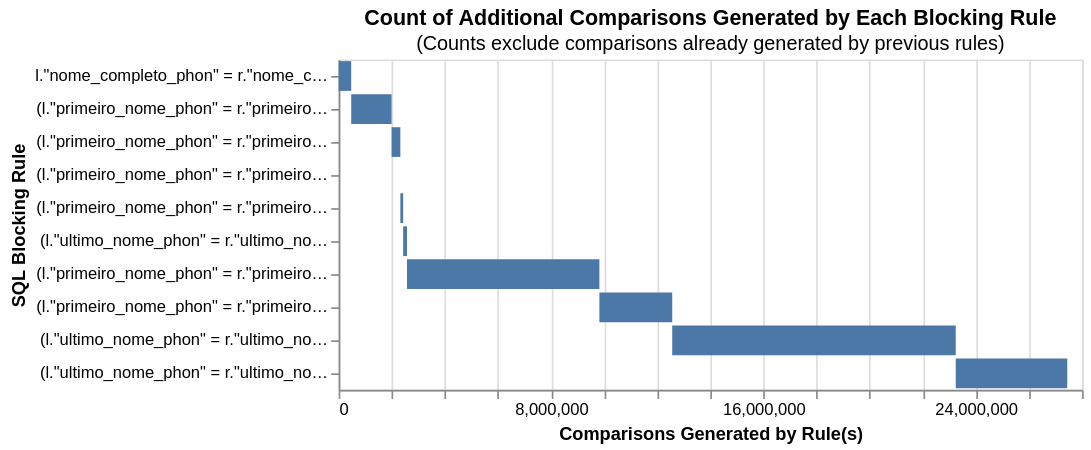

Write notebook code for a chart like this one.
### Code cell
# Análise de blocking só entre origens (link_only), na amostra ou na base completa.
con.execute(f'''
CREATE OR REPLACE VIEW splink_analysis_censo AS
SELECT * FROM {analysis_table} WHERE origem = 'censo'
''')
con.execute(f'''
CREATE OR REPLACE VIEW splink_analysis_cpf AS
SELECT * FROM {analysis_table} WHERE origem = 'cpf'
''')

cumulative_comparisons_to_be_scored_from_blocking_rules_chart(
    table_or_tables=['splink_analysis_censo', 'splink_analysis_cpf'],
    blocking_rules=blocking_rules,
    db_api=db_api,
    link_type='link_only',
)

### Figure 1 — Vega-Lite specification as saved in the notebook (floating-point values rounded to 4 significant figures)
{"config": {"view": {"continuousWidth": 300, "continuousHeight": 300}}, "data": {"name": "data-81d3a4ec938ecb19e88799da6c77751b"}, "mark": "bar", "encoding": {"order": {"field": "cumulative_rows"}, "tooltip": [{"field": "blocking_rule", "title": "SQL Condition", "type": "nominal"}, {"field": "row_count", "format": ",", "title": "Comparisons Generated", "type": "quantitative"}, {"field": "cumulative_rows", "format": ",", "title": "Cumulative Comparisons", "type": "quantitative"}, {"field": "cartesian", "format": ",", "title": "Total comparisons in Cartesian product", "type": "quantitative"}], "x": {"field": "start", "title": "Comparisons Generated by Rule(s)", "type": "quantitative"}, "x2": {"field": "cumulative_rows"}, "y": {"field": "blocking_rule", "sort": ["-x2"], "title": "SQL Blocking Rule"}}, "height": {"step": 20}, "title": {"text": "Count of Additional Comparisons Generated by Each Blocking Rule", "subtitle": "(Counts exclude comparisons already generated by previous rules)"}, "width": 450, "$schema": "https://vega.github.io/schema/vega-lite/v5.9.3.json", "datasets": {"data-81d3a4ec938ecb19e88799da6c77751b": [{"blocking_rule": "l.\"nome_completo_phon\" = r.\"nome_completo_phon\"", "row_count": 472507, "cumulative_rows": 472507, "cartesian": 247608398784, "match_key": "0", "start": 0}, {"blocking_rule": "(l.\"primeiro_nome_phon\" = r.\"primeiro_nome_phon\") AND (l.\"ultimo_nome_phon\" = r.\"ultimo_nome_phon\") AND (l.\"sexo\" = r.\"sexo\") AND (l.\"ano_nascimento\" = r.\"ano_nascimento\")", "row_count": 1520473, "cumulative_rows": 1992980, "cartesian": 247608398784, "match_key": "1", "start": 472507}, {"blocking_rule": "(l.\"primeiro_nome_phon\" = r.\"primeiro_nome_phon\") AND (l.\"ultimo_nome_phon\" = r.\"ultimo_nome_phon\") AND (l.\"sexo\" = r.\"sexo\") AND (l.\"mes_nascimento\" = r.\"mes_nascimento\") AND (l.\"dia_nascimento\" = r.\"dia_nascimento\")", "row_count": 330555, "cumulative_rows": 2323535, "cartesian": 247608398784, "match_key": "2", "start": 1992980}, {"blocking_rule": "(l.\"primeiro_nome_phon\" = r.\"primeiro_nome_phon\") AND (l.\"ultimo_nome_phon\" = r.\"ultimo_nome_phon\") AND (l.\"sexo\" = r.\"sexo\") AND (l.\"mes_nascimento\" = r.\"mes_nascimento\") AND (l.\"ano_nascimento\" = r.\"ano_nascimento\")", "row_count": 0, "cumulative_rows": 2323535, "cartesian": 247608398784, "match_key": "3", "start": 2323535}, {"blocking_rule": "(l.\"primeiro_nome_phon\" = r.\"primeiro_nome_phon\") AND (l.\"sexo\" = r.\"sexo\") AND (l.\"data_nascimento\" = r.\"data_nascimento\")", "row_count": 105620, "cumulative_rows": 2429155, "cartesian": 247608398784, "match_key": "4", "start": 2323535}, {"blocking_rule": "(l.\"ultimo_nome_phon\" = r.\"ultimo_nome_phon\") AND (l.\"sexo\" = r.\"sexo\") AND (l.\"data_nascimento\" = r.\"data_nascimento\")", "row_count": 144806, "cumulative_rows": 2573961, "cartesian": 247608398784, "match_key": "5", "start": 2429155}, {"blocking_rule": "(l.\"primeiro_nome_phon\" = r.\"primeiro_nome_phon\") AND (l.\"sexo\" = r.\"sexo\") AND (l.\"mes_nascimento\" = r.\"mes_nascimento\") AND (l.\"dia_nascimento\" = r.\"dia_nascimento\")", "row_count": 7246475, "cumulative_rows": 9820436, "cartesian": 247608398784, "match_key": "6", "start": 2573961}, {"blocking_rule": "(l.\"primeiro_nome_phon\" = r.\"primeiro_nome_phon\") AND (l.\"sexo\" = r.\"sexo\") AND (l.\"mes_nascimento\" = r.\"mes_nascimento\") AND (l.\"ano_nascimento\" = r.\"ano_nascimento\")", "row_count": 2743279, "cumulative_rows": 12563715, "cartesian": 247608398784, "match_key": "7", "start": 9820436}, {"blocking_rule": "(l.\"ultimo_nome_phon\" = r.\"ultimo_nome_phon\") AND (l.\"sexo\" = r.\"sexo\") AND (l.\"mes_nascimento\" = r.\"mes_nascimento\") AND (l.\"dia_nascimento\" = r.\"dia_nascimento\")", "row_count": 10678352, "cumulative_rows": 23242067, "cartesian": 247608398784, "match_key": "8", "start": 12563715}, {"blocking_rule": "(l.\"ultimo_nome_phon\" = r.\"ultimo_nome_phon\") AND (l.\"sexo\" = r.\"sexo\") AND (l.\"mes_nascimento\" = r.\"mes_nascimento\") AND (l.\"ano_nascimento\" = r.\"ano_nascimento\")", "row_count": 4200190, "cumulative_rows": 27442257, "cartesian": 247608398784, "match_key": "9", "start": 23242067}]}}
